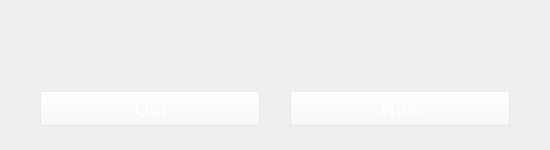
<?xml version="1.0" encoding="UTF-8"?>
<ui version="4.0">
 <class>W_ConfirmMessageBox</class>
 <widget class="QWidget" name="W_ConfirmMessageBox">
  <property name="geometry">
   <rect>
    <x>0</x>
    <y>0</y>
    <width>550</width>
    <height>150</height>
   </rect>
  </property>
  <property name="windowTitle">
   <string>Form</string>
  </property>
  <layout class="QVBoxLayout" name="verticalLayout" stretch="0,1,1,0">
   <property name="leftMargin">
    <number>40</number>
   </property>
   <property name="rightMargin">
    <number>40</number>
   </property>
   <item>
    <spacer name="verticalSpacer_2">
     <property name="orientation">
      <enum>Qt::Vertical</enum>
     </property>
     <property name="sizeHint" stdset="0">
      <size>
       <width>20</width>
       <height>40</height>
      </size>
     </property>
    </spacer>
   </item>
   <item>
    <widget class="QLabel" name="label">
     <property name="sizePolicy">
      <sizepolicy hsizetype="Preferred" vsizetype="Preferred">
       <horstretch>0</horstretch>
       <verstretch>0</verstretch>
      </sizepolicy>
     </property>
     <property name="font">
      <font>
       <family>Niagara Solid</family>
       <pointsize>23</pointsize>
      </font>
     </property>
     <property name="styleSheet">
      <string notr="true">QLabel{
	color:white;
}</string>
     </property>
     <property name="text">
      <string/>
     </property>
     <property name="alignment">
      <set>Qt::AlignBottom|Qt::AlignHCenter</set>
     </property>
     <property name="wordWrap">
      <bool>true</bool>
     </property>
    </widget>
   </item>
   <item>
    <layout class="QHBoxLayout" name="horizontalLayout">
     <property name="spacing">
      <number>30</number>
     </property>
     <property name="topMargin">
      <number>20</number>
     </property>
     <item>
      <widget class="QPushButton" name="buttonYes">
       <property name="font">
        <font>
         <family>Niagara Solid</family>
         <pointsize>14</pointsize>
        </font>
       </property>
       <property name="styleSheet">
        <string notr="true">QPushButton{
	background-color:rgba(250,250,250,50);
	color:white;
}
QPushButton::hover{
	background-color:rgba(250,250,250,80);
}
QPushButton::pressed{
	background-color:rgba(250,250,250,100);
}</string>
       </property>
       <property name="text">
        <string>Oui</string>
       </property>
      </widget>
     </item>
     <item>
      <widget class="QPushButton" name="buttonNo">
       <property name="font">
        <font>
         <family>Niagara Solid</family>
         <pointsize>14</pointsize>
        </font>
       </property>
       <property name="styleSheet">
        <string notr="true">QPushButton{
	background-color:rgba(250,250,250,50);
	color:white;
}
QPushButton::hover{
	background-color:rgba(250,250,250,80);
}
QPushButton::pressed{
	background-color:rgba(250,250,250,100);
}</string>
       </property>
       <property name="text">
        <string>Non</string>
       </property>
      </widget>
     </item>
    </layout>
   </item>
   <item>
    <spacer name="verticalSpacer">
     <property name="orientation">
      <enum>Qt::Vertical</enum>
     </property>
     <property name="sizeHint" stdset="0">
      <size>
       <width>20</width>
       <height>40</height>
      </size>
     </property>
    </spacer>
   </item>
  </layout>
 </widget>
 <resources/>
 <connections/>
</ui>
